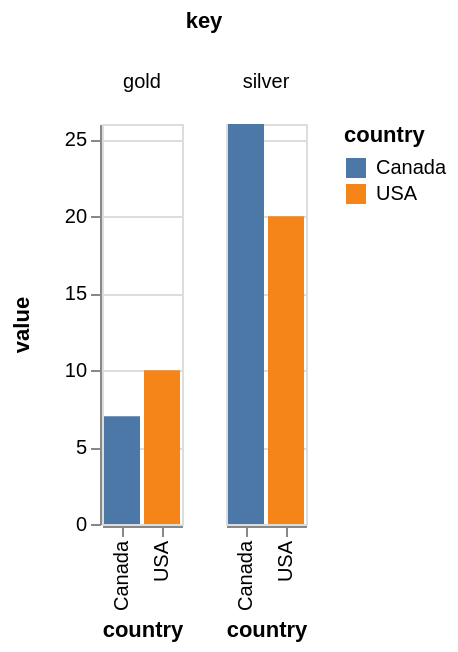

Vega-Lite specification for this chart:
### Vega specification from a JSON file in a GitHub repository (floating-point values rounded to 4 significant figures)
{"$schema": "https://vega.github.io/schema/vega/v4.json", "autosize": "pad", "padding": 5, "data": [{"name": "source_0", "values": [{"country": "USA", "gold": 10, "silver": 20}, {"country": "Canada", "gold": 7, "silver": 26}]}, {"name": "data_0", "source": "source_0", "transform": [{"type": "fold", "fields": ["gold", "silver"], "as": ["key", "value"]}]}, {"name": "column_domain", "source": "data_0", "transform": [{"type": "aggregate", "groupby": ["key"]}]}], "signals": [{"name": "x_step", "value": 20}, {"name": "child_width", "update": "bandspace(domain('x').length, 0.1, 0.05) * x_step"}, {"name": "child_height", "value": 200}], "layout": {"padding": {"row": 20, "column": 20}, "offset": {"columnTitle": 10}, "columns": {"signal": "length(data('column_domain'))"}, "bounds": "full", "align": "all"}, "marks": [{"name": "column-title", "type": "group", "role": "column-title", "title": {"text": "key", "offset": 10, "style": "guide-title"}}, {"name": "row_header", "type": "group", "role": "row-header", "encode": {"update": {"height": {"signal": "child_height"}}}, "axes": [{"scale": "y", "orient": "left", "grid": false, "title": "value", "labelOverlap": true, "tickCount": {"signal": "ceil(child_height/40)"}, "zindex": 1}]}, {"name": "column_header", "type": "group", "role": "column-header", "from": {"data": "column_domain"}, "sort": {"field": "datum[\"key\"]", "order": "ascending"}, "title": {"text": {"signal": "''+parent[\"key\"]"}, "offset": 10, "style": "guide-label", "baseline": "middle"}, "encode": {"update": {"width": {"signal": "child_width"}}}}, {"name": "column_footer", "type": "group", "role": "column-footer", "from": {"data": "column_domain"}, "sort": {"field": "datum[\"key\"]", "order": "ascending"}, "encode": {"update": {"width": {"signal": "child_width"}}}, "axes": [{"scale": "x", "orient": "bottom", "grid": false, "title": "country", "labelAlign": "right", "labelAngle": 270, "labelBaseline": "middle", "zindex": 1}]}, {"name": "cell", "type": "group", "style": "cell", "from": {"facet": {"name": "facet", "data": "data_0", "groupby": ["key"]}}, "sort": {"field": ["datum[\"key\"]"], "order": ["ascending"]}, "encode": {"update": {"width": {"signal": "child_width"}, "height": {"signal": "child_height"}}}, "marks": [{"name": "child_marks", "type": "rect", "style": ["bar"], "from": {"data": "facet"}, "encode": {"update": {"fill": [{"test": "datum[\"value\"] === null || isNaN(datum[\"value\"])", "value": null}, {"scale": "color", "field": "country"}], "tooltip": {"signal": "{\"country\": ''+datum[\"country\"], \"value\": format(datum[\"value\"], \"\")}"}, "x": {"scale": "x", "field": "country"}, "width": {"scale": "x", "band": true}, "y": {"scale": "y", "field": "value"}, "y2": {"scale": "y", "value": 0}}}}], "axes": [{"scale": "y", "orient": "left", "gridScale": "x", "grid": true, "tickCount": {"signal": "ceil(child_height/40)"}, "domain": false, "labels": false, "maxExtent": 0, "minExtent": 0, "ticks": false, "zindex": 0}]}], "scales": [{"name": "x", "type": "band", "domain": {"data": "data_0", "field": "country", "sort": true}, "range": {"step": {"signal": "x_step"}}, "paddingInner": 0.1, "paddingOuter": 0.05}, {"name": "y", "type": "linear", "domain": {"data": "data_0", "field": "value"}, "range": [{"signal": "child_height"}, 0], "nice": true, "zero": true}, {"name": "color", "type": "ordinal", "domain": {"data": "data_0", "field": "country", "sort": true}, "range": "category"}], "legends": [{"fill": "color", "gradientLength": {"signal": "clamp(child_height, 64, 200)"}, "title": "country", "encode": {"symbols": {"update": {"shape": {"value": "square"}}}}}], "config": {"axisY": {"minExtent": 30}}}
